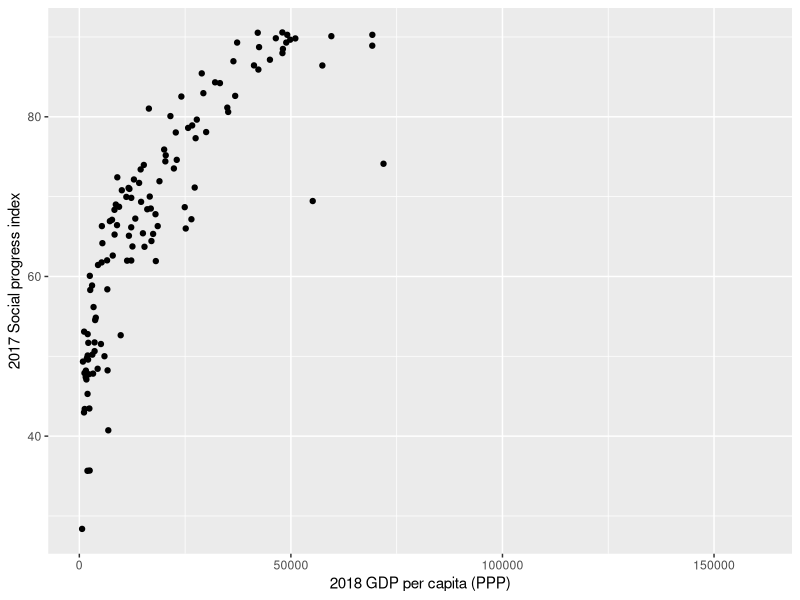
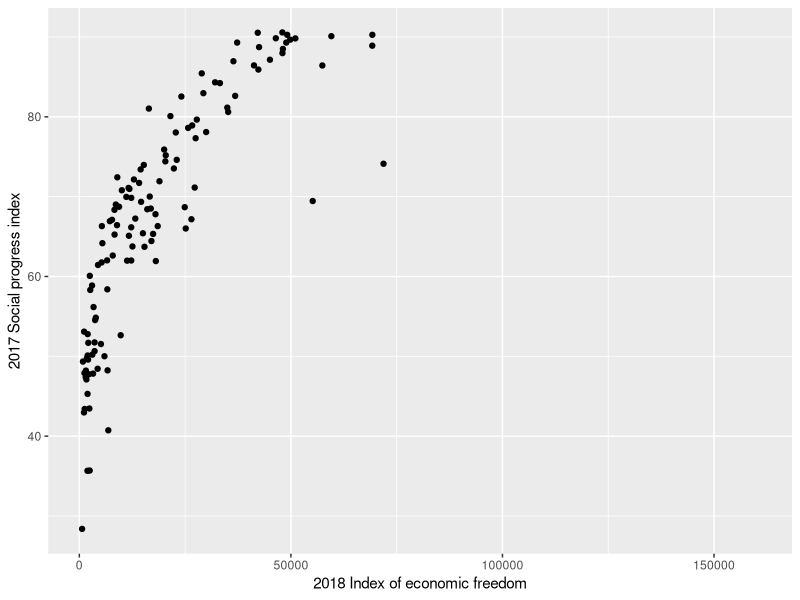

Generate these figures, in order, with R:
## ---- chunk 1
library(tidyverse)
spi <- readxl::read_xlsx("2017 Results.xlsx") %>%
  mutate(spi = `Social Progress Index`)
ief <- readxl::read_xls("index2018_data.xls") %>%
  mutate(score = as.numeric(`2018 Score`), # Index of Economic Freedom (IEF)
         gdp = as.numeric(`GDP per Capita (PPP)`),
         Region = factor(Region))
## ---- chunk 2
(ief.spi <- left_join(select(spi, Country, spi),
                     select(ief, Country, Region, score, gdp)))
## ---- chunk 3
ggplot(ief.spi, aes(gdp, spi)) + geom_point() +
  labs(x = "2018 GDP per capita (PPP)", y = "2017 Social progress index")
## ---- chunk 4
ggplot(ief.spi, aes(gdp, spi)) + geom_point() +
  labs(x = "2018 Index of economic freedom", y = "2017 Social progress index")
